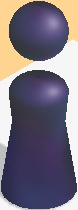
#> input picture P1080X1920/test/res/target.jpg, 78 x 210 px, found by its file name
$ python wx_auto.py
#> lines starting #> are read from the running program, lines starting #| are printed output that depends on the picture
import os
import random
import cv2
import numpy as np
import time


TOP_PADDING = 600


def get_target_position():
    res = cv2.matchTemplate(wx_jump_screen, target_img, cv2.TM_CCOEFF_NORMED)
    min_val1, max_val1, min_loc_target, max_loc_target = cv2.minMaxLoc(res)
    return max_loc_target


def get_next_position():
    res2 = cv2.matchTemplate(wx_jump_screen, white_circle, cv2.TM_CCOEFF_NORMED)
    min_val2, max_val2, min_loc2, max_loc2 = cv2.minMaxLoc(res2)
    white_circle_h, white_circle_w = white_circle.shape
    if max_val2 > 0.9:
        print('found white circle!')
        x_center, y_center = max_loc2[0] + white_circle_w // 2, max_loc2[1] + white_circle_h // 2
        return wx_jump_screen, x_center, y_center

    else:
        img = cv2.GaussianBlur(wx_jump_screen, (5, 5), 0)
        canny = cv2.Canny(img, 1, 10)
        h, w = canny.shape

        for m in range(max_loc_target[1] - 10, max_loc_target[1] + 285):
            for n in range(max_loc_target[0] - 10, max_loc_target[0] + 105):
                canny[m][n] = 0

        y_top = np.nonzero([max(row) for row in canny[TOP_PADDING:]])[0][0] + TOP_PADDING
        x_top = int(np.mean(np.nonzero(canny[y_top])))
        y_bottom = y_top + 100
        for row in range(y_bottom, h):
            if canny[row, x_top] != 0:
                y_bottom = row
                break

        x_center, y_center = x_top, (y_top + y_bottom) // 2
        return canny, x_center, y_center


def jump(distance):
    press_time = int(distance * 1.05)

    rand = random.randint(0, 9) * 10
    cmd = ('adb shell input swipe %i %i %i %i ' + str(press_time)) % (320 + rand, 410 + rand, 320 + rand, 410 + rand)
    os.system(cmd)
    print(cmd)


def get_screen_shot(index):
    os.system('adb shell screencap -p /sdcard/wx_jump_screen_%s.png' % index)
    os.system('adb pull /sdcard/wx_jump_screen_%s.png ./img' % index)


if __name__ == "__main__":
    jump(580)
    time.sleep(1)

    target_img = cv2.imread("./res/target.jpg", 0)
#> target_img: shape (210, 78); min 41, max 252, mean 118
    game_over_img = cv2.imread('./res/game_over.jpg', 0)
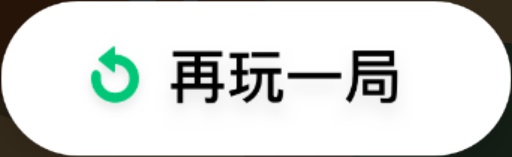
#> input picture P1080X1920/test/res/game_over.jpg, 512 x 157 px, found by its file name
#> game_over_img: shape (157, 512); min 0, max 255, mean 220
    white_circle = cv2.imread('./res/white_circle.jpg', 0)
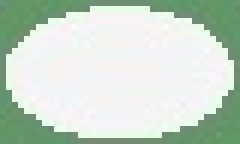
#> input picture P1080X1920/test/res/white_circle.jpg, 40 x 24 px, found by its file name (shown 6 times larger)
#> white_circle: shape (24, 40); min 124, max 250, mean 209.4

    for i in range(1000):
        get_screen_shot(i)

        wx_jump_screen = cv2.imread("./img/wx_jump_screen_%s.png" % i, 0)
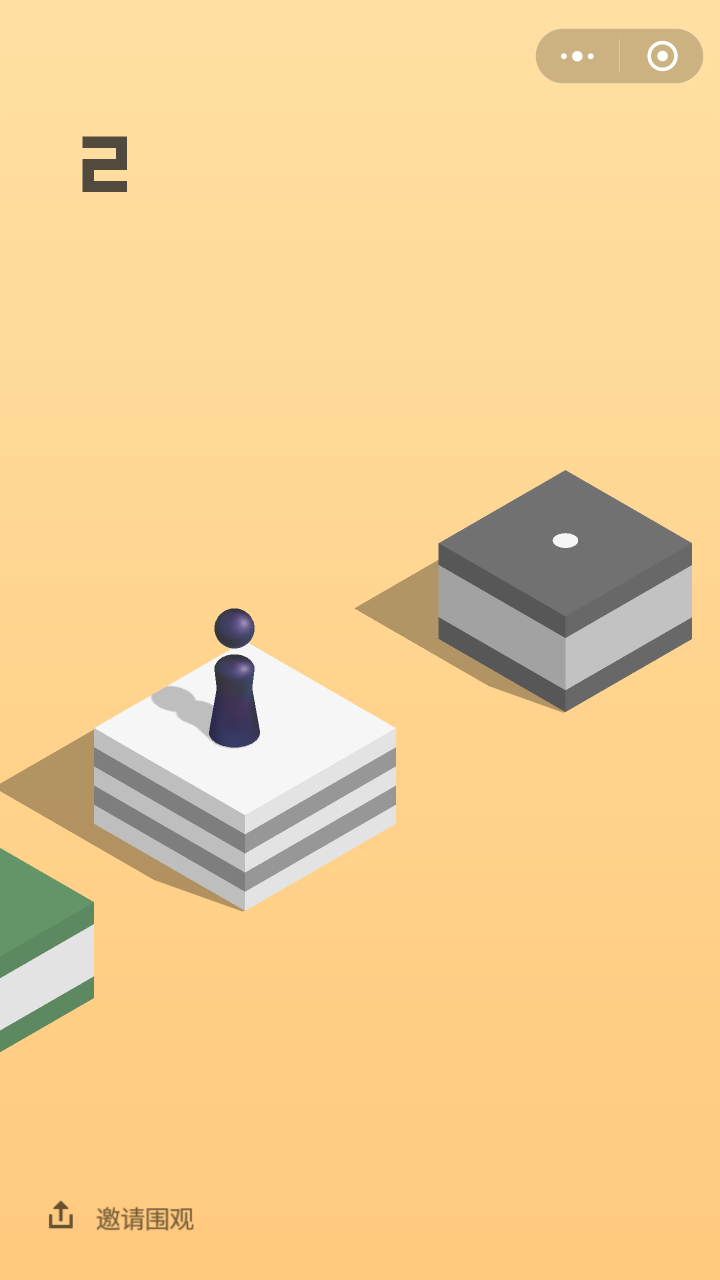
#> input picture 1440X2560/test/img/wx_jump_screen_0.png, 1440 x 2560 px, found by its file name (shown at 1/2 size)
#> wx_jump_screen: shape (2560, 1440); min 45, max 255, mean 208.9
        res_end = cv2.matchTemplate(wx_jump_screen, game_over_img, cv2.TM_CCOEFF_NORMED)
        if cv2.minMaxLoc(res_end)[1] > 0.95:
            print('Game over!')
            break

        max_loc_target = get_target_position()
#> in get_target_position, `res = cv2.matchTemplate(wx_jump_screen, target_img, cv2.TM_CCOEFF_NORM..`:
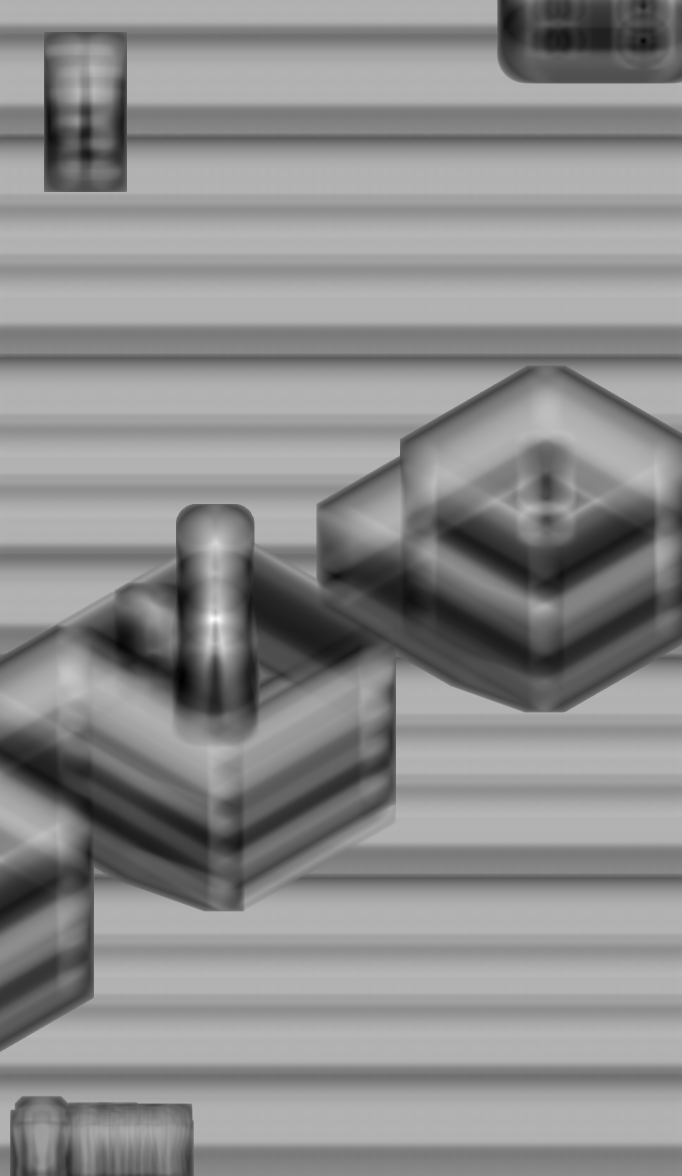
#> res: shape (2351, 1363) float32 (shown at 1/2 size); min -0.439, max 0.618, mean 0.142; drawn with min black and max white
#> in get_target_position, `min_val1, max_val1, min_loc_target, max_loc_target = cv2.minMaxLoc(res)`: min_val1 = -0.439; max_val1 = 0.618; min_loc_target = (363, 1361); max_loc_target = (424, 1238)
#> max_loc_target = (424, 1238)
        max_loc_target = (max_loc_target[0] + 52, max_loc_target[1] + 252)
#> max_loc_target = (476, 1490)

        canny_img, next_x, next_y = get_next_position()
#> in get_next_position, `res2 = cv2.matchTemplate(wx_jump_screen, white_circle, cv2.TM_CCOEFF_N..`:
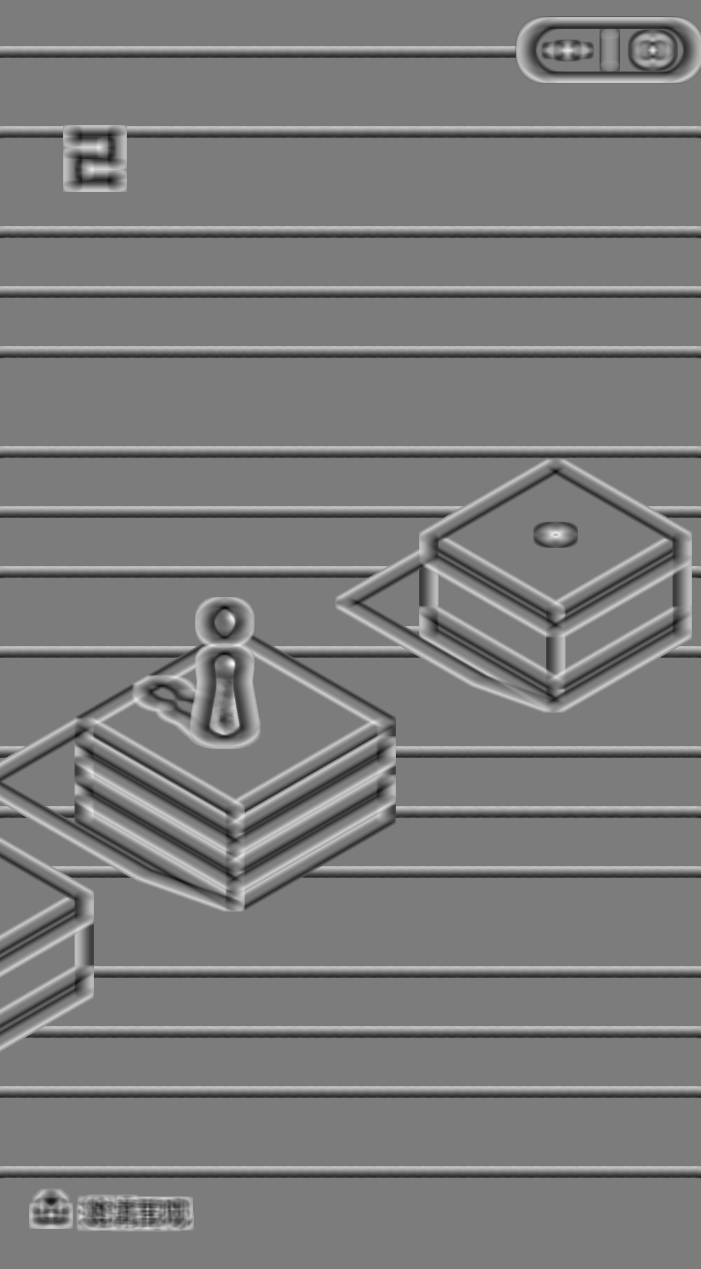
#> res2: shape (2537, 1401) float32 (shown at 1/2 size); min -0.597, max 0.624, mean -0.00272; drawn with min black and max white
#> in get_next_position, `min_val2, max_val2, min_loc2, max_loc2 = cv2.minMaxLoc(res2)`: min_val2 = -0.597; max_val2 = 0.624; min_loc2 = (449, 1215); max_loc2 = (466, 1326)
#> in get_next_position, `canny = cv2.Canny(img, 1, 10)`: canny: shape (2560, 1440); 0.57% white in thin lines or dots
#> after the loop in get_next_position, `for m in range(max_loc_target[1] - 10, max_loc_target[1] + 285):`:
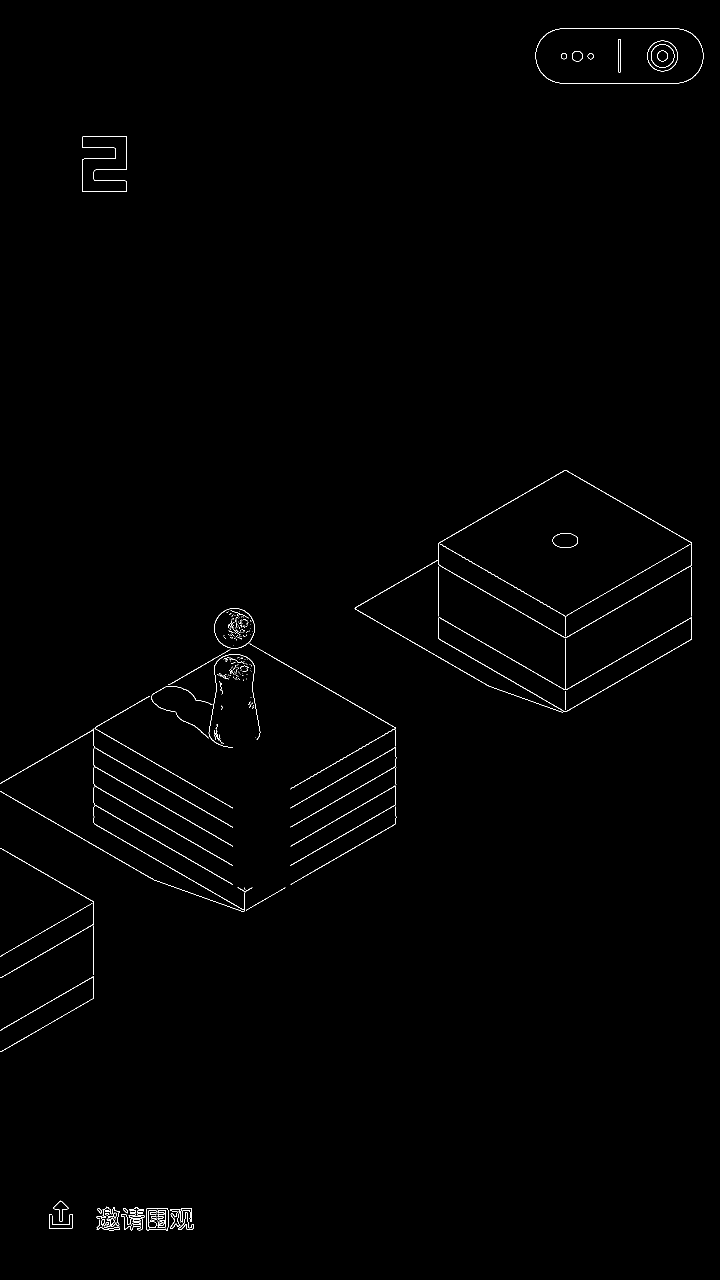
#> canny: shape (2560, 1440) (shown at 1/2 size); 0.54% white in thin lines or dots
#> in get_next_position, `y_top = np.nonzero([max(row) for row in canny[TOP_PADDING:]])[0][0] + ..`: y_top = 940
#> in get_next_position, `x_top = int(np.mean(np.nonzero(canny[y_top])))`: x_top = 1130
#> in get_next_position, `y_bottom = y_top + 100`: y_bottom = 1040
#> in get_next_position, `x_center, y_center = x_top, (y_top + y_bottom) // 2`: x_center = 1130; y_center = 1003
#> next_x = 1130; next_y = 1003

        cv2.line(canny_img, (max_loc_target[0], max_loc_target[1]), (next_x, next_y), (255, 255, 0), 2)
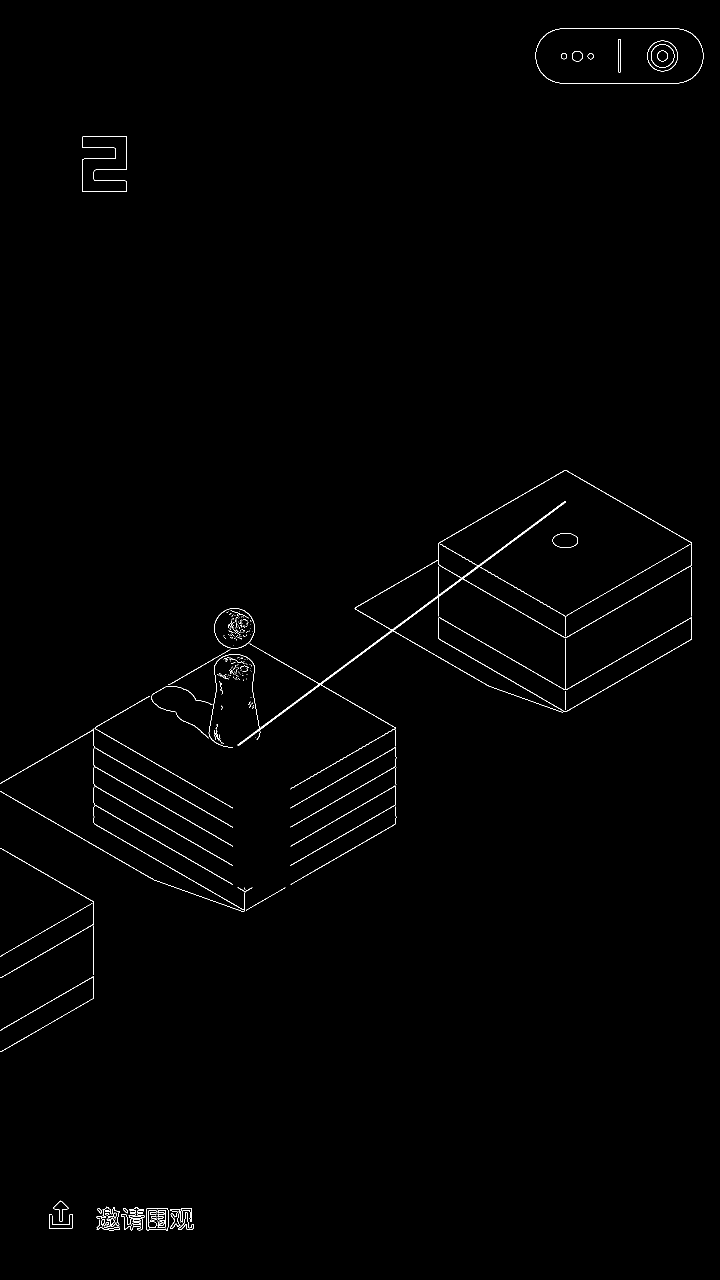
#> canny_img: shape (2560, 1440) (shown at 1/2 size); 0.61% white in thin lines or dots
        cv2.imwrite('./img/result_' + str(i) + '.jpg', canny_img)

        distance = (abs(max_loc_target[0] - next_x) ** 2 + abs(max_loc_target[1] - next_y) ** 2) ** 0.5
#> distance = 815.4
        jump(distance)
#| adb shell input swipe 380 470 380 470 856
        time.sleep(1.3)
#> pass 2 of the loop `for i in range(1000):`:
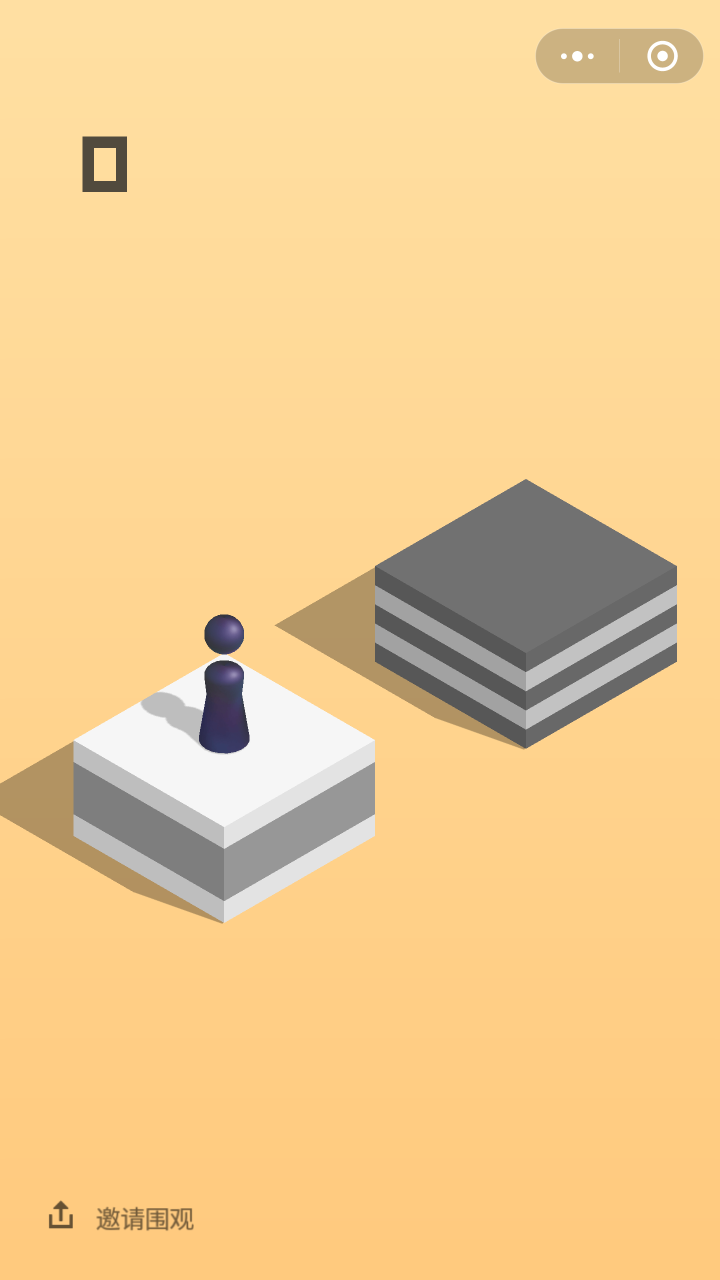
#> input picture 1440X2560/test/img/wx_jump_screen_1.png, 1440 x 2560 px, found by its file name (shown at 1/2 size)
#> `max_loc_target = get_target_position()`: max_loc_target = (404, 1250)
#> `max_loc_target = (max_loc_target[0] + 52, max_loc_target[1] + 252)`: max_loc_target = (456, 1502)
#> min_val2 = -0.588; max_val2 = 0.619; min_loc2 = (429, 1227); max_loc2 = (445, 1338)
#> in get_next_position (call 2), `canny = cv2.Canny(img, 1, 10)`:
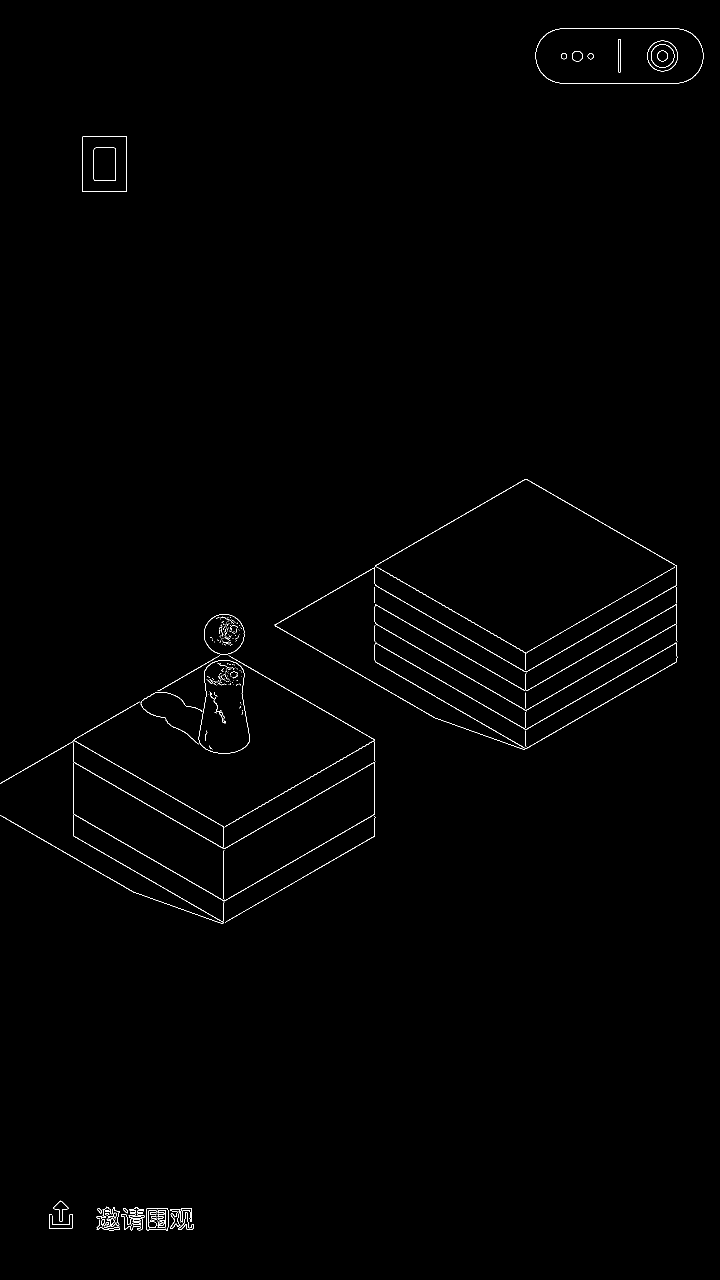
#> canny: shape (2560, 1440) (shown at 1/2 size); 0.54% white in thin lines or dots
#> y_top = 958
#> x_top = 1051
#> in get_next_position (call 2), `y_bottom = y_top + 100`: y_bottom = 1058
#> x_center = 1051; y_center = 1131
#> next_x = 1051; next_y = 1131
#> `cv2.line(canny_img, (max_loc_target[0], max_loc_target[1]), (next_x, n..`:
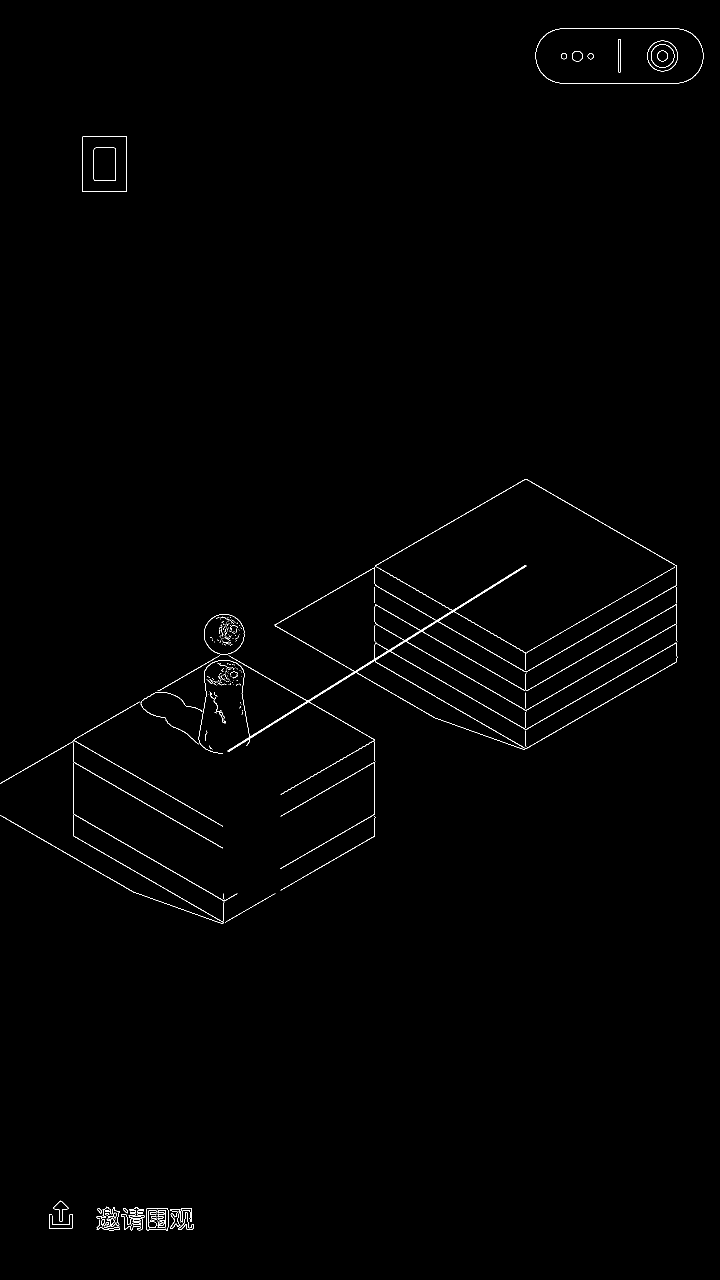
#> canny_img: shape (2560, 1440) (shown at 1/2 size); 0.58% white in thin lines or dots
#> distance = 701.2
#| adb shell input swipe 320 410 320 410 736
#> (the run stopped early here; a loop or call above may not have finished)
